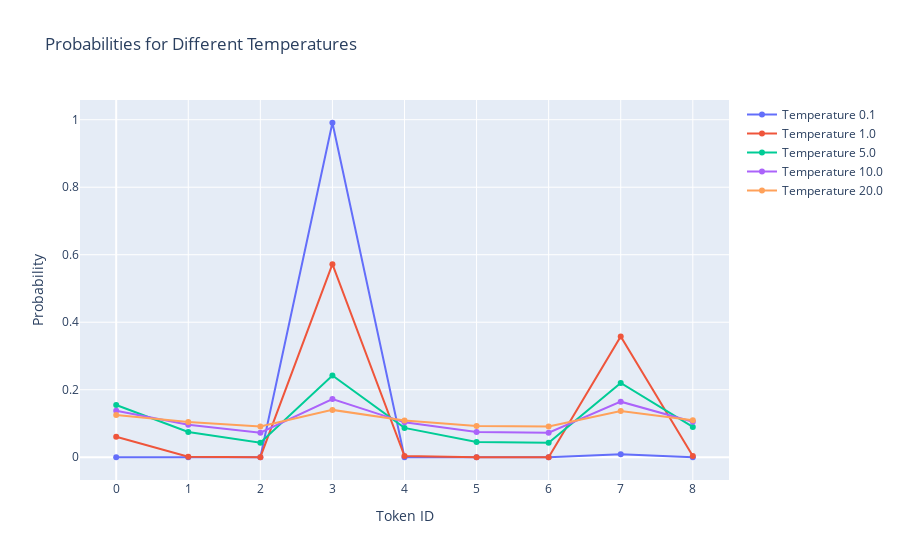

Here is the notebook cell this chart was saved with:
### Code cell
# Plotting the probabilities
import plotly.graph_objects as go

def plot_probabilities(probas, inverse_vocab):
  fig = go.Figure()
  for i, proba in enumerate(probas):
    fig.add_trace(go.Scatter(x=list(range(len(proba))), y=proba, name=f"Temperature {temperatures[i]}"))
  fig.update_layout(title="Probabilities for Different Temperatures", xaxis_title="Token ID", yaxis_title="Probability")
  fig.show()

plot_probabilities(scaled_probas, inverse_vocab)

### Figure 1 — Plotly figure (JSON) as saved in the notebook; plotly's stock layout.template omitted (floating-point values rounded to 4 significant figures)
{"data": [{"name": "Temperature 0.1", "type": "scatter", "x": [0, 1, 2, 3, 4, 5, 6, 7, 8], "y": [1.853e-10, 3.519e-26, 2.689e-38, 0.991, 5.757e-23, 4.422e-37, 2.972e-38, 0.009013, 2.851e-22]}, {"name": "Temperature 1.0", "type": "scatter", "x": [0, 1, 2, 3, 4, 5, 6, 7, 8], "y": [0.06091, 0.001631, 0.0001002, 0.5721, 0.003419, 0.0001326, 0.0001012, 0.3576, 0.004012]}, {"name": "Temperature 5.0", "type": "scatter", "x": [0, 1, 2, 3, 4, 5, 6, 7, 8], "y": [0.1546, 0.07497, 0.04291, 0.2421, 0.08693, 0.04538, 0.043, 0.2203, 0.08976]}, {"name": "Temperature 10.0", "type": "scatter", "x": [0, 1, 2, 3, 4, 5, 6, 7, 8], "y": [0.138, 0.09606, 0.07267, 0.1726, 0.1034, 0.07474, 0.07275, 0.1647, 0.1051]}, {"name": "Temperature 20.0", "type": "scatter", "x": [0, 1, 2, 3, 4, 5, 6, 7, 8], "y": [0.1254, 0.1047, 0.09104, 0.1403, 0.1086, 0.09232, 0.09109, 0.137, 0.1095]}], "layout": {"title": {"text": "Probabilities for Different Temperatures"}, "xaxis": {"title": {"text": "Token ID"}}, "yaxis": {"title": {"text": "Probability"}}}}
